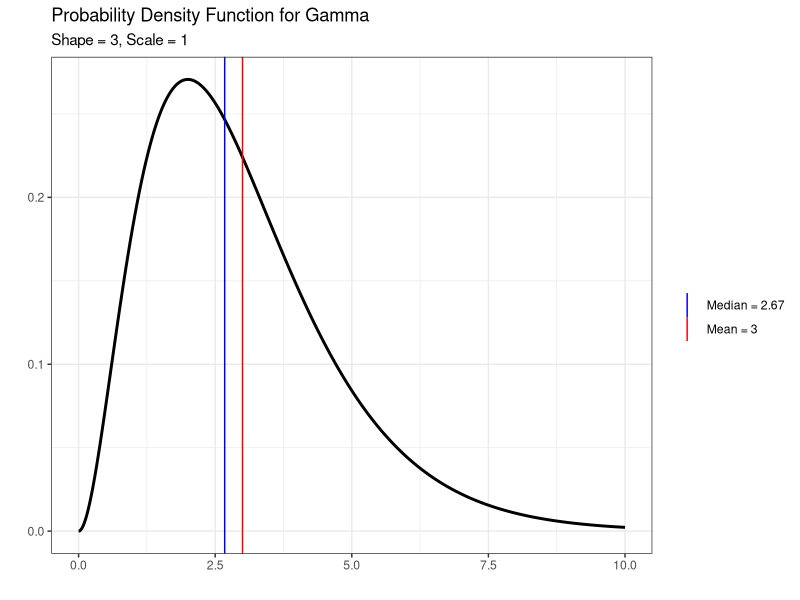
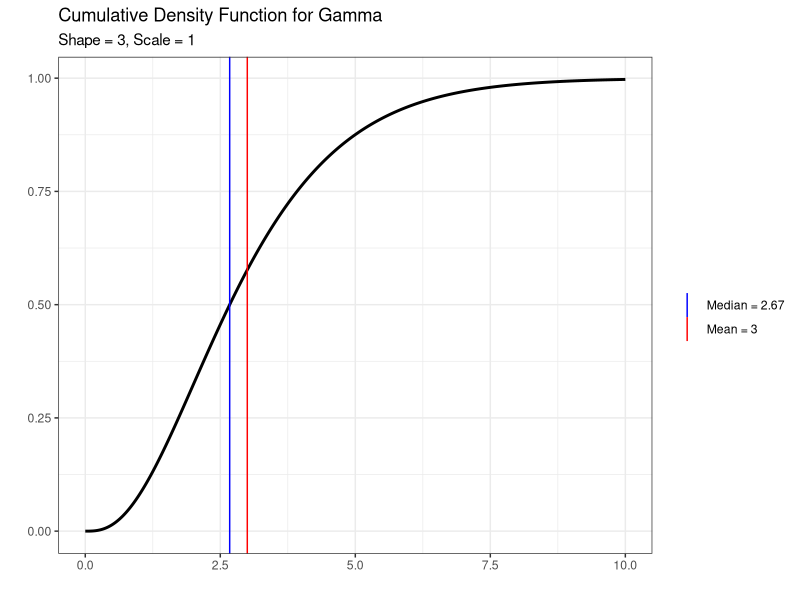
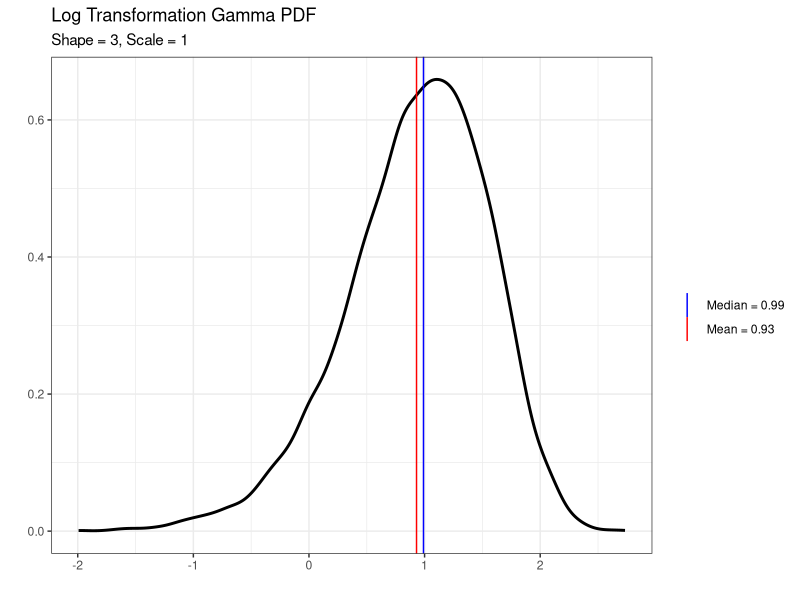
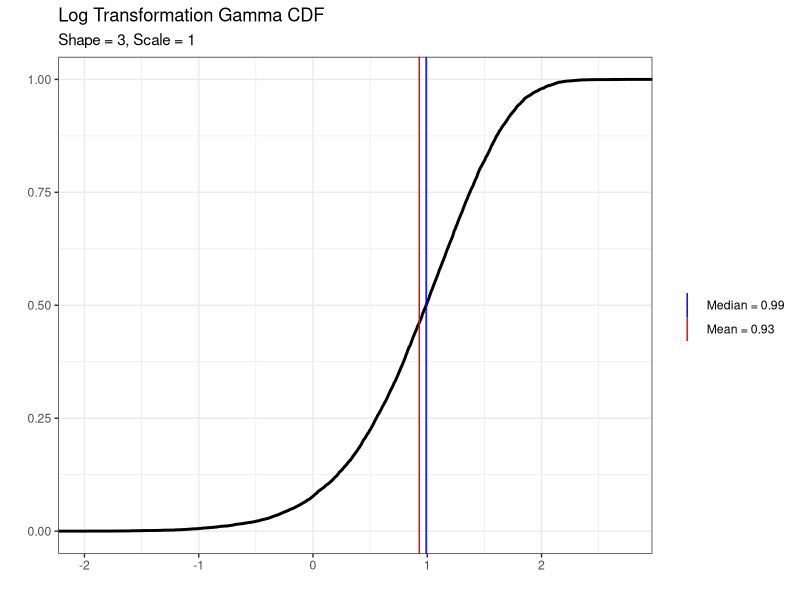
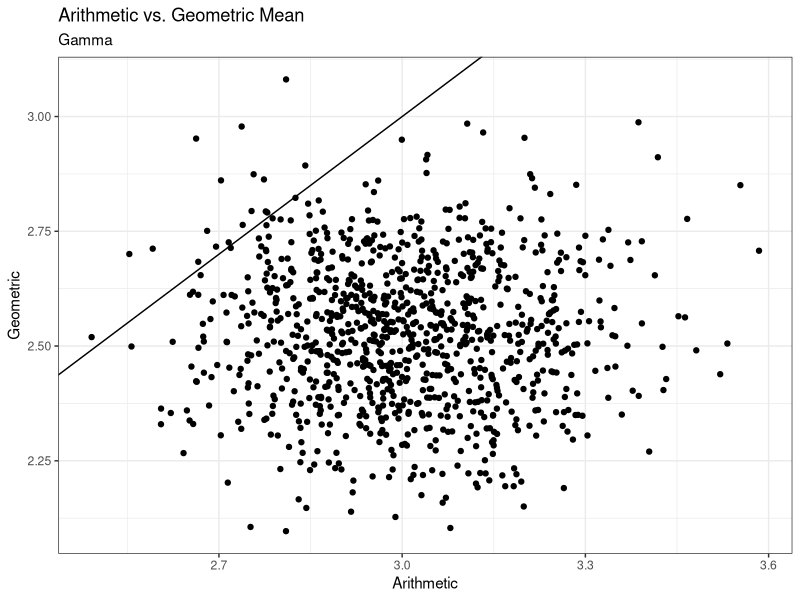
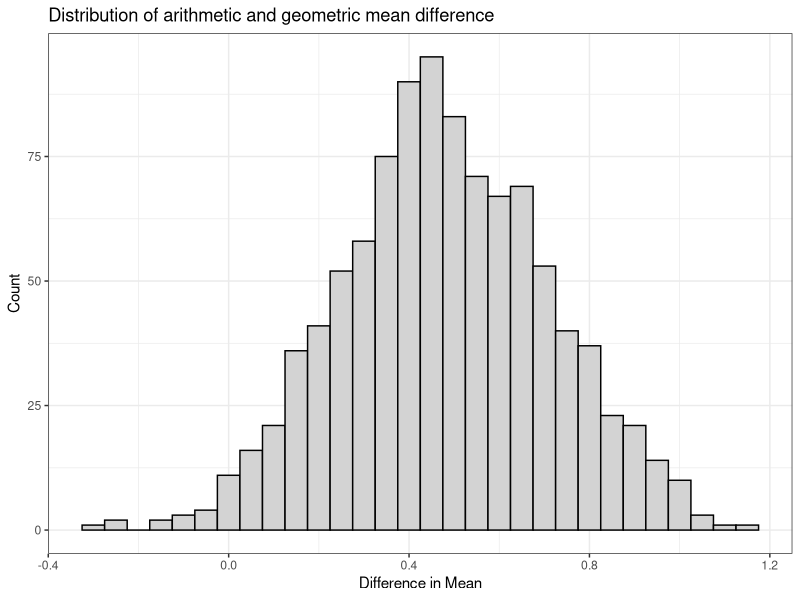
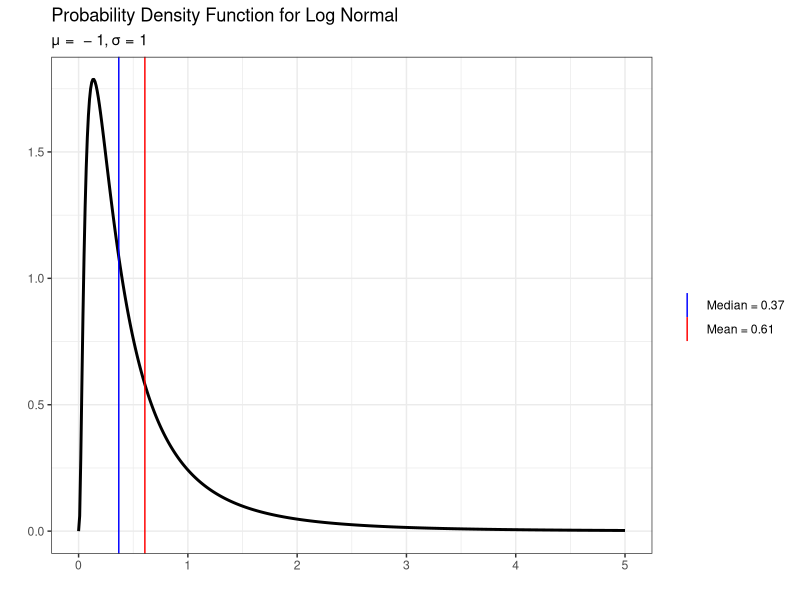
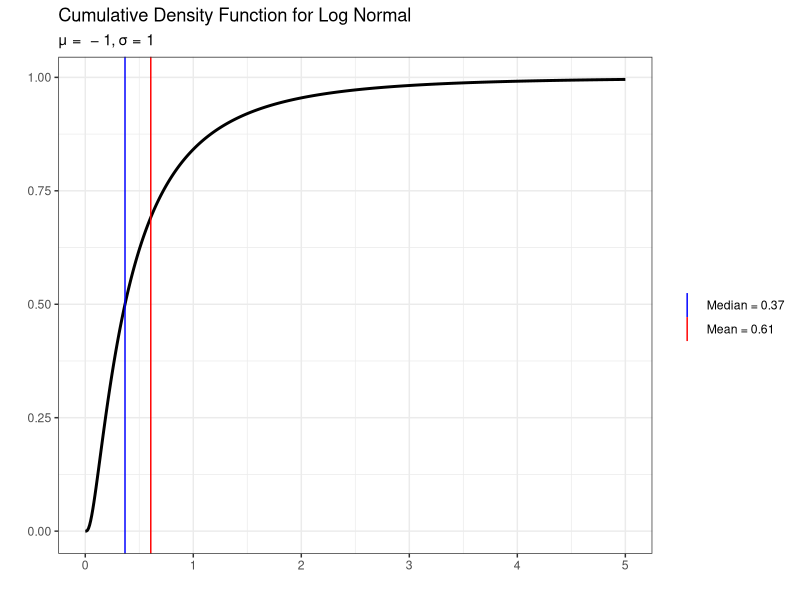

These charts were generated, in order, by the following R code:
## ---- chunk 1
library(ggplot2)

sample <- seq(0,10,.01)

#Create PDF
gamma_pdf <- dgamma(sample, shape=3)
gamma_pdf_df <- data.frame(sample, gamma_pdf)
ggplot(gamma_pdf_df, aes(x=sample, y=gamma_pdf)) + 
  geom_line(size=1) +
  labs(title="Probability Density Function for Gamma",
       subtitle="Shape = 3, Scale = 1",
       x="",
       y="",
       col="") +
  theme_bw() +
  geom_vline(aes(xintercept = 3*1,col="red")) +
  geom_vline(aes(xintercept = qgamma(0.5,3,1), col="blue")) +
  scale_colour_manual(values=c("blue", "red"), labels=c(paste0("Median = ", round(qgamma(0.5,3,1),2)), paste0("Mean = ", 3)))


#Create CDF
gamma_cdf <- pgamma(sample, shape=3)
gamma_cdf_df <- data.frame(sample, gamma_cdf)
ggplot(gamma_cdf_df, aes(x=sample, y=gamma_cdf)) + 
  geom_line(size=1) +
  labs(title="Cumulative Density Function for Gamma",
       subtitle="Shape = 3, Scale = 1",
       x="",
       y="",
       colour="") +
  theme_bw() +
  geom_vline(aes(xintercept = 3*1,col="red")) +
  geom_vline(aes(xintercept = qgamma(0.5,3,1), col="blue")) +
  scale_colour_manual(values=c("blue", "red"), labels=c(paste0("Median = ", round(qgamma(0.5,3,1),2)), paste0("Mean = ", 3)))

  
## ---- chunk 2
x <- rgamma(10000, shape=3, scale=1)
y <- log(x)
pdf_df <- data.frame(x,y)

#Create PDF
ggplot(pdf_df, aes(y)) + 
  geom_density(size=1) +
  labs(title="Log Transformation Gamma PDF",
       subtitle="Shape = 3, Scale = 1",
       x="",
       y="",
       col="") +
  theme_bw() +
  geom_vline(aes(xintercept = mean(y),col="red")) +
  geom_vline(aes(xintercept = median(y), col="blue")) +
  scale_colour_manual(values=c("blue", "red"), labels=c(paste0("Median = ", round(median(y),2)), paste0("Mean = ", round(mean(y),2))))


#Create CDF
ggplot(pdf_df, aes(y)) + 
  stat_ecdf(size=1) +
  labs(title="Log Transformation Gamma CDF",
       subtitle="Shape = 3, Scale = 1",
       x="",
       y="",
       col="") +
  theme_bw() +
  geom_vline(aes(xintercept = mean(y),col="red")) +
  geom_vline(aes(xintercept = median(y), col="blue")) +
  scale_colour_manual(values=c("blue", "red"), labels=c(paste0("Median = ", round(median(y),2)), paste0("Mean = ", round(mean(y),2))))
## ---- chunk 3
arithmetic <- rep(NA, 1000)
geometric <- rep(NA, 1000)

for(i in 1:1000){
  arithmetic[i] = mean(rgamma(100,3,1))
  geometric[i] = exp(mean(log(rgamma(100,3,1))))
  }

plot_mean <- data.frame(arithmetic, geometric)

ggplot(plot_mean, aes(arithmetic, geometric)) + geom_point() +
  labs(title="Arithmetic vs. Geometric Mean",
       subtitle="Gamma",
       x="Arithmetic",
       y="Geometric") +
  geom_abline(slope=1,intercept=0) +
  theme_bw() 
## ---- chunk 4
mean_diff = rep(NA, 1000)

for(i in 1:1000){
  mean_diff[i] = arithmetic[i] - geometric[i]
}

df_mean_diff <- data.frame(mean_diff)

ggplot(df_mean_diff, aes(mean_diff)) + geom_histogram(binwidth=0.05, fill="lightgrey", col="black") +
  labs(title="Distribution of arithmetic and geometric mean difference",
       x="Difference in Mean",
       y="Count") +
  theme_bw()
## ---- chunk 5
sample <- seq(0,5,.01)

#Create PDF
lnorm_pdf <- dlnorm(sample, -1)
lnorm_pdf_df <- data.frame(sample, lnorm_pdf)
ggplot(lnorm_pdf_df, aes(x=sample, y=lnorm_pdf)) + 
  geom_line(size=1) +
  labs(title="Probability Density Function for Log Normal",
       subtitle="μ =  − 1, σ = 1",
       x="",
       y="",
       col="") +
  theme_bw() +
  geom_vline(aes(xintercept = exp(-1+1/2),col="red")) +
  geom_vline(aes(xintercept = qlnorm(0.5,-1,1), col="blue")) +
  scale_colour_manual(values=c("blue", "red"), labels=c(paste0("Median = ", round(qlnorm(0.5,-1,1),2)), paste0("Mean = ", round(exp(-1+1/2),2))))


#Create CDF
lnorm_cdf <- plnorm(sample, -1)
lnorm_cdf_df <- data.frame(sample, lnorm_cdf)
ggplot(lnorm_cdf_df, aes(x=sample, y=lnorm_cdf)) + 
  geom_line(size=1) +
  labs(title="Cumulative Density Function for Log Normal",
       subtitle="μ =  − 1, σ = 1",
       x="",
       y="",
       colour="") +
  theme_bw() +
  geom_vline(aes(xintercept = exp(-1+1/2),col="red")) +
  geom_vline(aes(xintercept = qlnorm(0.5,-1,1), col="blue")) +
  scale_colour_manual(values=c("blue", "red"), labels=c(paste0("Median = ", round(qlnorm(0.5,-1,1),2)), paste0("Mean = ", round(exp(-1+1/2),2))))

  
## ---- chunk 6
x <- rlnorm(10000, -1,1)
y <- log(x)
pdf_df <- data.frame(x,y)

#Create PDF
ggplot(pdf_df, aes(y)) + 
  geom_density(size=1) +
  labs(title="Log Transformation Log Normal PDF",
       subtitle="Shape = 3, Scale = 1",
       x="",
       y="",
       col="") +
  theme_bw() +
  geom_vline(aes(xintercept = mean(y),col="red")) +
  geom_vline(aes(xintercept = median(y), col="blue")) +
  scale_colour_manual(values=c("blue", "red"), labels=c(paste0("Median = ", round(median(y),2)), paste0("Mean = ", round(mean(y),2))))


#Create CDF
ggplot(pdf_df, aes(y)) + 
  stat_ecdf(size=1) +
  labs(title="Log Transformation Log Normal CDF",
       subtitle="Shape = 3, Scale = 1",
       x="",
       y="",
       col="") +
  theme_bw() +
  geom_vline(aes(xintercept = mean(y),col="red")) +
  geom_vline(aes(xintercept = median(y), col="blue")) +
  scale_colour_manual(values=c("blue", "red"), labels=c(paste0("Median = ", round(median(y),2)), paste0("Mean = ", round(mean(y),2))))
## ---- chunk 7
arithmetic_ln <- rep(NA, 1000)
geometric_ln <- rep(NA, 1000)

for(i in 1:1000){
  arithmetic_ln[i] = mean(rlnorm(100,-1,1))
  geometric_ln[i] = exp(mean(log(rlnorm(100,-1,1))))
  }

plot_mean <- data.frame(arithmetic_ln, geometric_ln)

ggplot(plot_mean, aes(arithmetic_ln, geometric_ln)) + geom_point() +
  labs(title="Arithmetic vs. Geometric Mean",
       subtitle="Log Normal",
       x="Arithmetic",
       y="Geometric") +
  geom_abline(slope=1,intercept=0) +
  theme_bw()
## ---- chunk 8
mean_diff_ln = rep(NA, 1000)

for(i in 1:1000){
  mean_diff_ln[i] = arithmetic_ln[i] - geometric_ln[i]
}

df_mean_diff_ln <- data.frame(mean_diff_ln)

ggplot(df_mean_diff_ln, aes(mean_diff_ln)) + geom_histogram(binwidth=0.05, fill="lightgrey", col="black") +
  labs(title="Distribution of arithmetic and geometric mean difference",
       subtitle="Log Normal",
       x="Difference in Mean",
       y="Count") +
  theme_bw()
## ---- chunk 9
sample <- seq(0,12,.1)

#Create PDF
unif_pdf <- dunif(sample, 0, 12)
unif_pdf_df <- data.frame(sample, unif_pdf)
ggplot(unif_pdf_df, aes(x=sample, y=unif_pdf)) + 
  geom_line(size=1) +
  labs(title="Probability Density Function for Uniform",
       x="",
       y="",
       col="") +
  theme_bw() +
  geom_vline(aes(xintercept = 6,col="red")) +
  geom_vline(aes(xintercept = 6, col="blue")) +
  scale_colour_manual(values=c("blue", "red"), labels=c(paste0("Median = ", 6), paste0("Mean = ", 6)))


#Create CDF
unif_cdf <- punif(sample, 0, 12)
unif_cdf_df <- data.frame(sample, unif_cdf)
ggplot(unif_cdf_df, aes(x=sample, y=unif_cdf)) + 
  geom_line(size=1) +
  labs(title="Cumulative Density Function for Uniform",
       x="",
       y="",
       colour="") +
  theme_bw() +
  geom_vline(aes(xintercept = 6,col="red")) +
  geom_vline(aes(xintercept = 6, col="blue")) +
  scale_colour_manual(values=c("blue", "red"), labels=c(paste0("Median = ",6), paste0("Mean = ", 6)))

  
## ---- chunk 10
x <- runif(10000, 0,12)
y <- log(x)
pdf_df <- data.frame(x,y)

#Create PDF
ggplot(pdf_df, aes(y)) + 
  geom_density(size=1) +
  labs(title="Log Transformation Uniform PDF",
       x="",
       y="",
       col="") +
  theme_bw() +
  geom_vline(aes(xintercept = mean(y),col="red")) +
  geom_vline(aes(xintercept = median(y), col="blue")) +
  scale_colour_manual(values=c("blue", "red"), labels=c(paste0("Median = ", round(median(y),2)), paste0("Mean = ", round(mean(y),2))))


#Create CDF
ggplot(pdf_df, aes(y)) + 
  stat_ecdf(size=1) +
  labs(title="Log Transformation Uniform CDF",
       x="",
       y="",
       col="") +
  theme_bw() +
  geom_vline(aes(xintercept = mean(y),col="red")) +
  geom_vline(aes(xintercept = median(y), col="blue")) +
  scale_colour_manual(values=c("blue", "red"), labels=c(paste0("Median = ", round(median(y),2)), paste0("Mean = ", round(mean(y),2))))
## ---- chunk 11
arithmetic_u <- rep(NA, 1000)
geometric_u <- rep(NA, 1000)

for(i in 1:1000){
  arithmetic_u[i] = mean(runif(100,0,12))
  geometric_u[i] = exp(mean(log(runif(100,0,12))))
  }

plot_mean <- data.frame(arithmetic_u, geometric_u)

ggplot(plot_mean, aes(arithmetic_u, geometric_u)) + geom_point() +
  labs(title="Arithmetic vs. Geometric Mean",
       subtitle="Uniform",
       x="Arithmetic",
       y="Geometric") +
  geom_abline(slope=1,intercept=0) +
  theme_bw()
## ---- chunk 12
mean_diff_u = rep(NA, 1000)

for(i in 1:1000){
  mean_diff_u[i] = arithmetic_u[i] - geometric_u[i]
}

df_mean_diff_u <- data.frame(mean_diff_u)

ggplot(df_mean_diff_u, aes(mean_diff_u)) + geom_histogram(binwidth=0.25, fill="lightgrey", col="black") +
  labs(title="Distribution of arithmetic and geometric mean difference",
       subtitle="Uniform",
       x="Difference in Mean",
       y="Count") +
  theme_bw()
